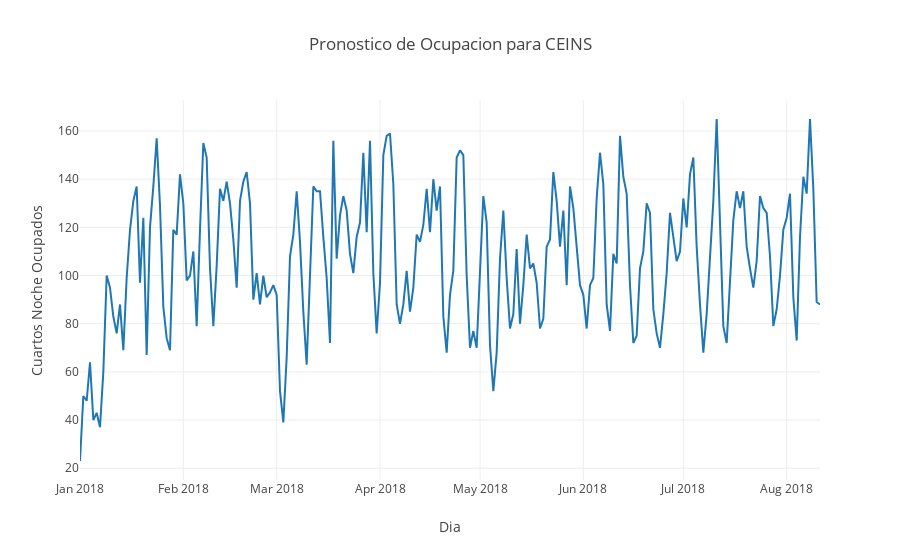

Notebook cell for this chart:
### Code cell
# Let's plot the occupancy forecast using plotly:

occupancy = [go.Scatter(x=forecasted_demand.index, y=forecasted_demand['occupancy'],
                        name='Pronostico de ocupacion para CEINS')]
layout_occ = go.Layout(title='Pronostico de Ocupacion para CEINS',
                       xaxis={'title':'Dia'},
                       yaxis={'title':'Cuartos Noche Ocupados'},
                      
                      )

fig = go.Figure(data=occupancy, layout=layout_occ)
iplot(fig, filename='occ_ts')

### Figure 1 — Plotly figure (JSON) as saved in the notebook; plotly's stock layout.template omitted (floating-point values rounded to 4 significant figures; data arrays with more than 128 entries replaced by an {"elided": "..."} marker saying what was removed)
{"data": [{"name": "Pronostico de ocupacion para CEINS", "type": "scatter", "uid": "2dff925e-c29e-11e8-b587-8c85903153e4", "x": {"elided": "223 str values"}, "y": {"elided": "223 int values"}}], "layout": {"title": "Pronostico de Ocupacion para CEINS", "xaxis": {"title": "Dia"}, "yaxis": {"title": "Cuartos Noche Ocupados"}}}
